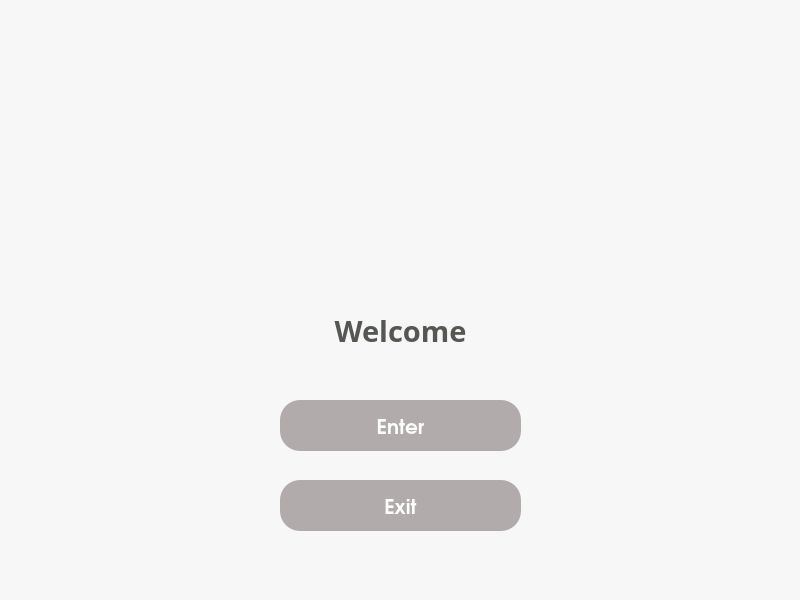
<?xml version="1.0" encoding="UTF-8"?>
<ui version="4.0">
 <class>MainWindow</class>
 <widget class="QMainWindow" name="MainWindow">
  <property name="geometry">
   <rect>
    <x>0</x>
    <y>0</y>
    <width>800</width>
    <height>600</height>
   </rect>
  </property>
  <property name="windowTitle">
   <string>MainWindow</string>
  </property>
  <property name="styleSheet">
   <string notr="true">background-color: rgb(247, 247, 247);</string>
  </property>
  <widget class="QWidget" name="centralwidget">
   <widget class="QLabel" name="label">
    <property name="geometry">
     <rect>
      <x>280</x>
      <y>70</y>
      <width>241</width>
      <height>191</height>
     </rect>
    </property>
    <property name="styleSheet">
     <string notr="true">background-color: rgb(247, 247, 247);</string>
    </property>
    <property name="text">
     <string/>
    </property>
    <property name="pixmap">
     <pixmap>logo/logo.jpg</pixmap>
    </property>
    <property name="scaledContents">
     <bool>true</bool>
    </property>
   </widget>
   <widget class="QPushButton" name="enter">
    <property name="geometry">
     <rect>
      <x>280</x>
      <y>400</y>
      <width>241</width>
      <height>51</height>
     </rect>
    </property>
    <property name="font">
     <font>
      <family>URW Gothic L</family>
      <pointsize>15</pointsize>
      <weight>75</weight>
      <bold>true</bold>
     </font>
    </property>
    <property name="styleSheet">
     <string notr="true">background-color:rgb(178, 171, 171);
color: rgb(255, 255, 255);
border-radius: 20px;</string>
    </property>
    <property name="text">
     <string>Enter</string>
    </property>
   </widget>
   <widget class="QLabel" name="label_2">
    <property name="geometry">
     <rect>
      <x>240</x>
      <y>300</y>
      <width>321</width>
      <height>61</height>
     </rect>
    </property>
    <property name="font">
     <font>
      <family>Ubuntu Condensed</family>
      <pointsize>22</pointsize>
      <weight>75</weight>
      <bold>true</bold>
     </font>
    </property>
    <property name="styleSheet">
     <string notr="true">color: rgb(85, 87, 83);</string>
    </property>
    <property name="text">
     <string>Welcome</string>
    </property>
    <property name="alignment">
     <set>Qt::AlignCenter</set>
    </property>
   </widget>
   <widget class="QPushButton" name="exit">
    <property name="geometry">
     <rect>
      <x>280</x>
      <y>480</y>
      <width>241</width>
      <height>51</height>
     </rect>
    </property>
    <property name="font">
     <font>
      <family>URW Gothic L</family>
      <pointsize>15</pointsize>
      <weight>75</weight>
      <bold>true</bold>
     </font>
    </property>
    <property name="styleSheet">
     <string notr="true">background-color:rgb(178, 171, 171);
color: rgb(255, 255, 255);
border-radius: 20px;</string>
    </property>
    <property name="text">
     <string>Exit</string>
    </property>
   </widget>
  </widget>
  <widget class="QStatusBar" name="statusbar"/>
 </widget>
 <resources/>
 <connections/>
</ui>
